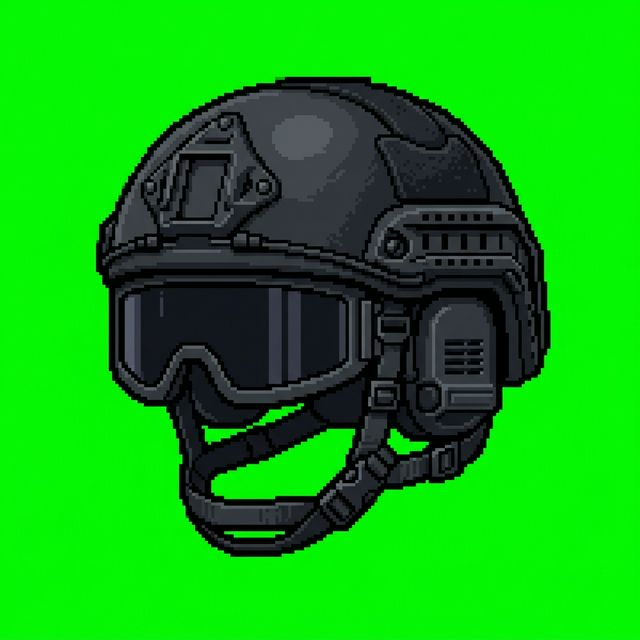
#> input picture raw/nexo/enforcer_role.png, 640 x 640 px, found by its file name
$ python strict_cut.py
#> lines starting #> are read from the running program, lines starting #| are printed output that depends on the picture; after the words box and inside, x2 and y2 are one past the last pixel; in counts of white or black regions, pixels touching at a corner belong together
import os
import numpy as np
from PIL import Image

def strict_cutout(input_path, output_path, target_size, threshold=120):
#> called with input_path = 'raw/nexo/enforcer_role.png', output_path = 'output/nexo/enforcer_role.png', target_size = 64, threshold = 120
    try:
        print(f"Aggressively cutting {input_path} with threshold {threshold}...")
        img = Image.open(input_path).convert("RGBA")
        w_orig, h_orig = img.size
#> w_orig = 640; h_orig = 640
        # Crop hallucinatory frame
        img = img.crop((15, 15, w_orig - 15, h_orig - 15))
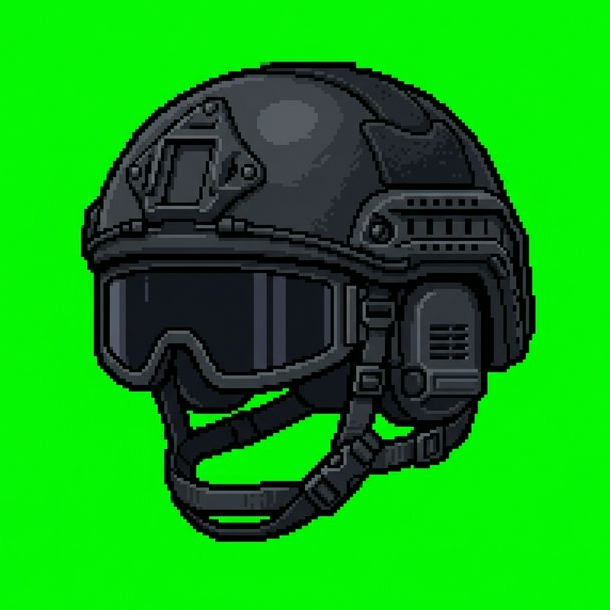
#> img: PIL image 610x610 RGBA; mean R, G, B, A 16.1, 159.9, 18.1, 255
        data = np.array(img)

        r, g, b = data[:,:,0].astype(float), data[:,:,1].astype(float), data[:,:,2].astype(float)
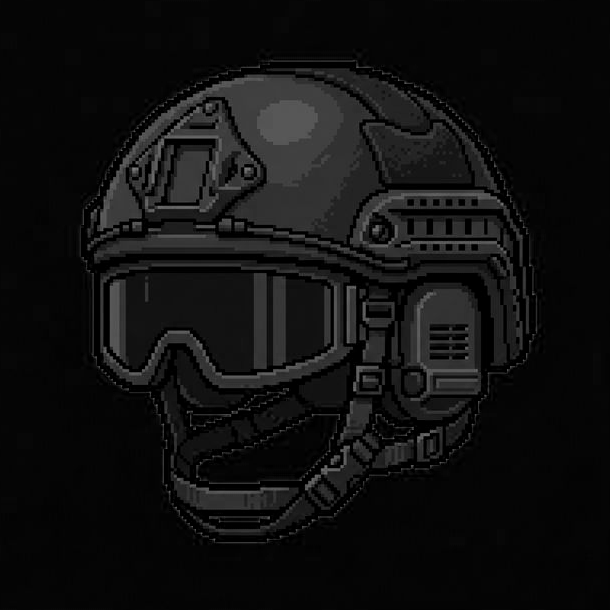
#> r: shape (610, 610) float64; min 0, max 127, mean 16.1
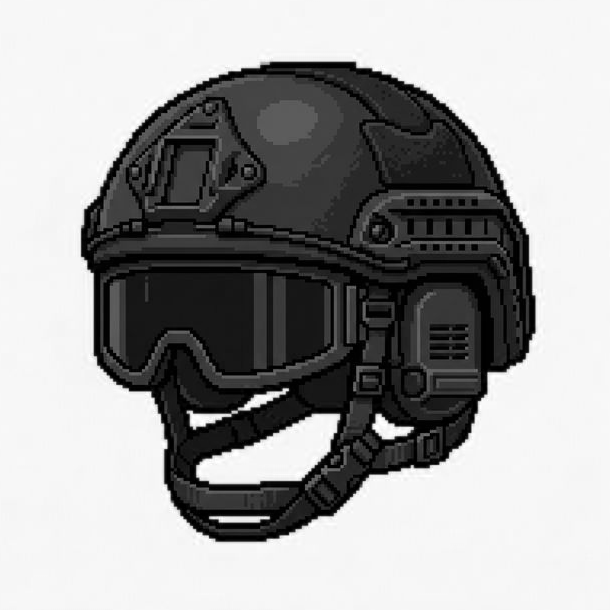
#> g: shape (610, 610) float64; min 0, max 255, mean 159.9
        bg_r, bg_g, bg_b = r[0, 0], g[0, 0], b[0, 0]
#> bg_r = 7; bg_g = 246; bg_b = 3

        # Calculate color distance to background
        color_dist = np.sqrt((r - bg_r)**2 + (g - bg_g)**2 + (b - bg_b)**2)
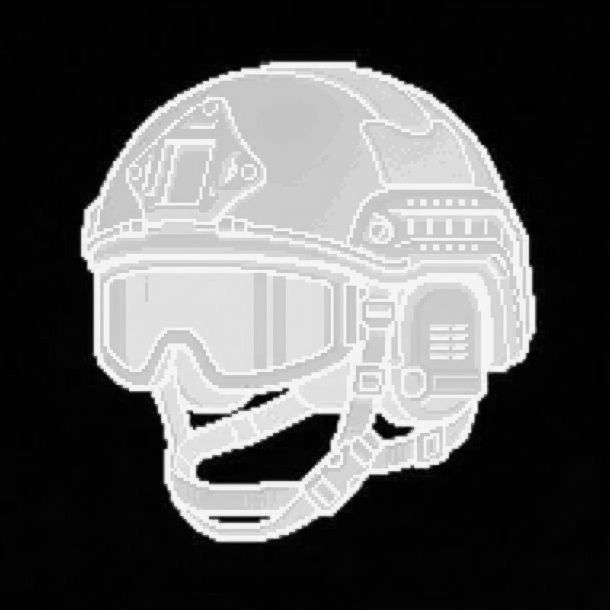
#> color_dist: shape (610, 610) float64; min 0, max 247.2, mean 92

        # We find what is DEFINITELY background using the threshold
        color_mask = (color_dist < threshold)
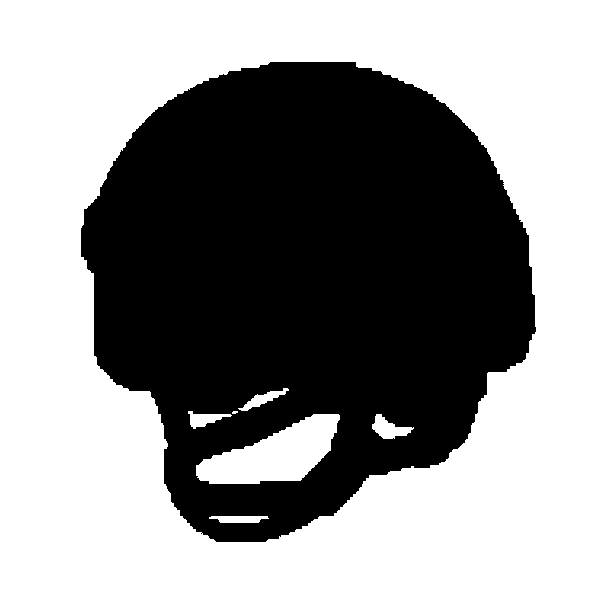
#> color_mask: shape (610, 610) bool; 58.9% white; 1 black region, box (x1, y1, x2, y2) and area: (81, 62, 536, 542) 152921

        # Delete pixels that are background or halo
        data[color_mask, 3] = 0
        data[color_mask, 0] = 0
        data[color_mask, 1] = 0
        data[color_mask, 2] = 0

        # Force 100% opacity on everything else
        data[~color_mask, 3] = 255

        # We WILL ALSO force desaturate the green channel in any bordering pixels just to avoid ANY green bleeding.
        # But for frag_grenade we must be careful. We'll only do it for heavily green stuff.
        # Actually, simply deleting pixels < threshold should give a totally solid cut.

        transparent_img = Image.fromarray(data)
        bbox = transparent_img.getbbox()
#> bbox = (81, 62, 536, 542)
        if not bbox: return

        cropped_img = transparent_img.crop(bbox)
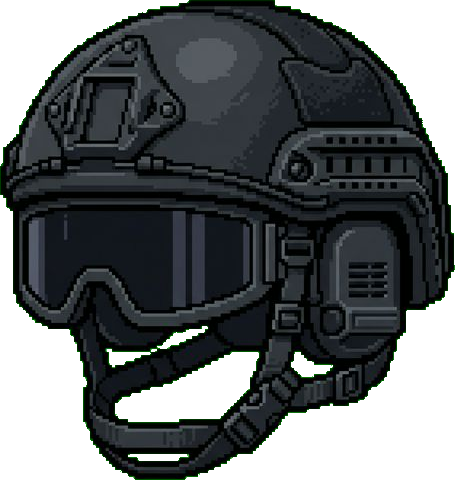
#> cropped_img: PIL image 455x480 RGBA; mean R, G, B, A 21.9, 25.8, 27.4, 178.5; transparent parts drawn white
        w, h = cropped_img.size
#> w = 455; h = 480
        scale = target_size / max(w, h)
#> scale = 0.133
        new_w, new_h = max(1, int(w * scale)), max(1, int(h * scale))
#> new_w = 60; new_h = 64

        # Nearest neighbor so it stays pixel art
        resized_item = cropped_img.resize((new_w, new_h), Image.Resampling.NEAREST)
        final_img = Image.new("RGBA", (target_size, target_size), (0, 0, 0, 0))
#> final_img: PIL image 64x64 RGBA; every value is 0
        final_img.paste(resized_item, ((target_size - new_w) // 2, (target_size - new_h) // 2), resized_item)
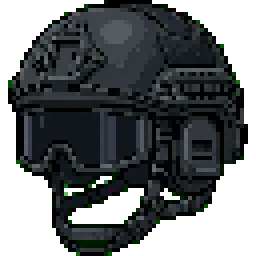
#> final_img: PIL image 64x64 RGBA (shown 4 times larger); mean R, G, B, A 20.7, 24.3, 25.9, 167.8; transparent parts drawn white
        final_img.save(output_path)
        print(f"Success: {output_path}")

    except Exception as e:
        print(f"Failed {input_path} -> {output_path}: {e}")

tasks = [
    ("raw/nexo/enforcer_role.png", "output/nexo/enforcer_role.png", 64, 120),
    ("raw/nexo/frag_grenade.png", "output/nexo/frag_grenade.png", 128, 110),
    ("raw/nexo/heist_logo.png", "output/nexo/heist_logo.png", 512, 140),
    ("raw/nexo/lockpick_set.png", "output/nexo/lockpick_set.png", 128, 130),
    ("raw/nexo/thermal_drill.png", "output/nexo/thermal_drill.png", 256, 130)
]

for raw_p, out_p, size, thresh in tasks:
    strict_cutout(raw_p, out_p, size, thresh)
#> pass 2 of the loop `for raw_p, out_p, size, thresh in tasks:`:
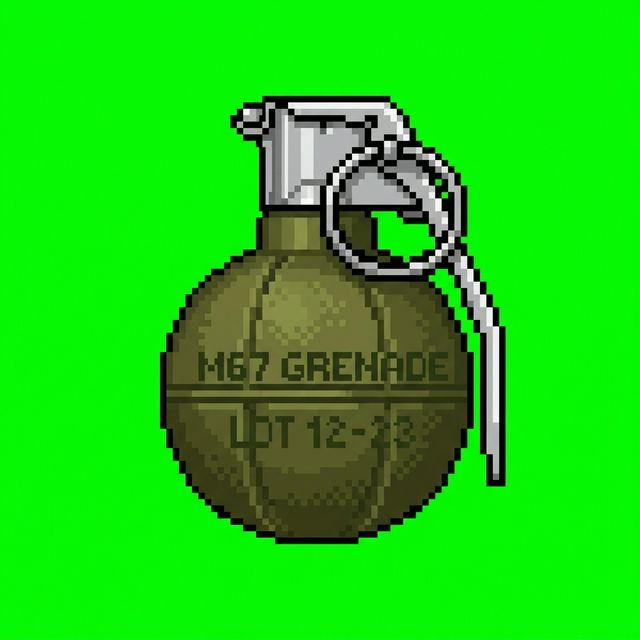
#> input picture raw/nexo/frag_grenade.png, 640 x 640 px, found by its file name
#> bg_r = 5; bg_g = 249; bg_b = 4
#> in strict_cutout (call 2), `color_mask = (color_dist < threshold)`:
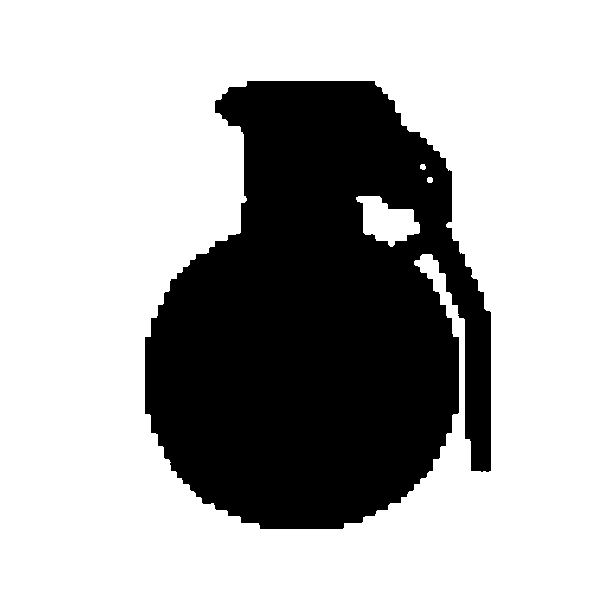
#> color_mask: shape (610, 610) bool; 70.2% white; 1 black region, box (x1, y1, x2, y2) and area: (145, 81, 491, 529) 111035
#> bbox = (145, 81, 491, 529)
#> cropped_img: PIL image 346x448 RGBA
#> resized_item: PIL image 98x128 RGBA
#> in strict_cutout (call 2), `final_img.paste(resized_item, ((target_size - new_w) // 2, (target_siz..`:
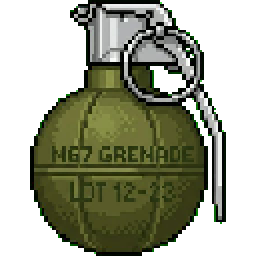
#> final_img: PIL image 128x128 RGBA (shown 2 times larger); mean R, G, B, A 45.3, 48.2, 29.8, 139.7; transparent parts drawn white
